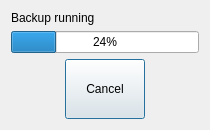
<?xml version="1.0" encoding="UTF-8"?>
<ui version="4.0">
 <author>Copyright 2010, Martin Koller</author>
 <class>Backup</class>
 <widget class="QDialog" name="Backup">
  <property name="geometry">
   <rect>
    <x>0</x>
    <y>0</y>
    <width>210</width>
    <height>129</height>
   </rect>
  </property>
  <property name="windowTitle">
   <string>Backup</string>
  </property>
  <layout class="QVBoxLayout" name="verticalLayout">
   <item>
    <widget class="QLabel" name="label">
     <property name="text">
      <string>Backup running</string>
     </property>
    </widget>
   </item>
   <item>
    <widget class="QProgressBar" name="progressBar">
     <property name="value">
      <number>24</number>
     </property>
    </widget>
   </item>
   <item>
    <layout class="QHBoxLayout" name="horizontalLayout">
     <item>
      <widget class="QPushButton" name="cancelButton">
       <property name="sizePolicy">
        <sizepolicy hsizetype="Maximum" vsizetype="Fixed">
         <horstretch>0</horstretch>
         <verstretch>0</verstretch>
        </sizepolicy>
       </property>
       <property name="minimumSize">
        <size>
         <width>0</width>
         <height>60</height>
        </size>
       </property>
       <property name="text">
        <string>Cancel</string>
       </property>
       <property name="icon">
        <iconset resource="LillePOS.qrc">
         <normaloff>:/icons/cancel.png</normaloff>:/icons/cancel.png</iconset>
       </property>
       <property name="iconSize">
        <size>
         <width>32</width>
         <height>32</height>
        </size>
       </property>
      </widget>
     </item>
    </layout>
   </item>
  </layout>
 </widget>
 <resources>
  <include location="LillePOS.qrc"/>
 </resources>
 <connections/>
</ui>
